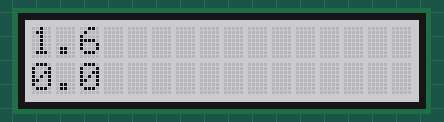
Simulated run of this program. Board: Raspberry Pi Pico running MicroPython. On the bench: 16×2 character LCD. Library files of the repository ran but are not shown: ina219.py.

Above: at 0.2 s.

The program:

voltage_meter_mode.py
```python
import modules.ina219
import modules.RGB1602 as l
import time
from machine import I2C, Pin

lcd = l.RGB1602(16,2)
i2c = I2C(1, scl=Pin(7), sda=Pin(6), freq=100000)
SHUNT_OHMS = 0.1
ina = modules.ina219.INA219(SHUNT_OHMS, i2c)
while True:
    lcd.setCursor(0,0)
    lcd.printout(str(ina.current()))
    lcd.setCursor(0,1)
    lcd.printout(str(ina.bus_voltage()))
    time.sleep(0.1)
```

RGB1602.py
```python
# -*- coding: utf-8 -*-
import time
from machine import Pin,I2C
import modules.characterSets as charSets

RGB1602_SDA = Pin(4)
RGB1602_SCL = Pin(5)

RGB1602_I2C = I2C(0,sda = RGB1602_SDA,scl = RGB1602_SCL ,freq = 400000)

#Device I2C Arress
LCD_ADDRESS   =  (0x7c>>1)
RGB_ADDRESS   =  (0xc0>>1)

#color define

REG_RED    =     0x04
REG_GREEN  =     0x03
REG_BLUE   =     0x02
REG_MODE1  =     0x00
REG_MODE2  =     0x01
REG_OUTPUT =     0x08
LCD_CLEARDISPLAY = 0x01
LCD_RETURNHOME = 0x02
LCD_ENTRYMODESET = 0x04
LCD_DISPLAYCONTROL = 0x08
LCD_CURSORSHIFT = 0x10
LCD_FUNCTIONSET = 0x20
LCD_SETCGRAMADDR = 0x40
LCD_SETDDRAMADDR = 0x80

#flags for display entry mode
LCD_ENTRYRIGHT = 0x00
LCD_ENTRYLEFT = 0x02
LCD_ENTRYSHIFTINCREMENT = 0x01
LCD_ENTRYSHIFTDECREMENT = 0x00

#flags for display on/off control
LCD_DISPLAYON = 0x04
LCD_DISPLAYOFF = 0x00
LCD_CURSORON = 0x02
LCD_CURSOROFF = 0x00
LCD_BLINKON = 0x01
LCD_BLINKOFF = 0x00

#flags for display/cursor shift
LCD_DISPLAYMOVE = 0x08
LCD_CURSORMOVE = 0x00
LCD_MOVERIGHT = 0x04
LCD_MOVELEFT = 0x00

#flags for function set
LCD_8BITMODE = 0x10
LCD_4BITMODE = 0x00
LCD_2LINE = 0x08
LCD_1LINE = 0x00
LCD_5x8DOTS = 0x00


class RGB1602:
  def __init__(self, col, row):
    self._row = row
    self._col = col

    self._showfunction = LCD_4BITMODE | LCD_1LINE | LCD_5x8DOTS;
    self.begin(self._row,self._col)


  def command(self,cmd):
    RGB1602_I2C.writeto_mem(LCD_ADDRESS, 0x80, chr(cmd))

  def write(self,data):
    RGB1602_I2C.writeto_mem(LCD_ADDRESS, 0x40, chr(data))

  def setReg(self,reg,data):
    RGB1602_I2C.writeto_mem(RGB_ADDRESS, reg, chr(data))


  def setRGB(self,r,g,b):
    self.setReg(REG_RED,r)
    self.setReg(REG_GREEN,g)
    self.setReg(REG_BLUE,b)

  def setCursor(self,col,row):
    if(row == 0):
      col|=0x80
    else:
      col|=0xc0;
    RGB1602_I2C.writeto(LCD_ADDRESS, bytearray([0x80,col]))

  def clear(self):
    self.command(LCD_CLEARDISPLAY)
    time.sleep(0.002)

  def printout(self,arg):
    if(isinstance(arg,int)):
      arg=str(arg)

    for x in bytearray(arg,'utf-8'):
      self.write(x)


  def display(self):
    self._showcontrol |= LCD_DISPLAYON
    self.command(LCD_DISPLAYCONTROL | self._showcontrol)


  def begin(self,cols,lines):
    if (lines > 1):
        self._showfunction |= LCD_2LINE

    self._numlines = lines
    self._currline = 0


    time.sleep(0.05)


    # Send function set command sequence
    self.command(LCD_FUNCTIONSET | self._showfunction)
    #delayMicroseconds(4500);  # wait more than 4.1ms
    time.sleep(0.005)
    # second try
    self.command(LCD_FUNCTIONSET | self._showfunction);
    #delayMicroseconds(150);
    time.sleep(0.005)
    # third go
    self.command(LCD_FUNCTIONSET | self._showfunction)
    # finally, set # lines, font size, etc.
    self.command(LCD_FUNCTIONSET | self._showfunction)
    # turn the display on with no cursor or blinking default
    self._showcontrol = LCD_DISPLAYON | LCD_CURSOROFF | LCD_BLINKOFF
    self.display()
    # clear it off
    self.clear()
    # Initialize to default text direction (for romance languages)
    self._showmode = LCD_ENTRYLEFT | LCD_ENTRYSHIFTDECREMENT
    # set the entry mode
    self.command(LCD_ENTRYMODESET | self._showmode);
    # backlight init
    self.setReg(REG_MODE1, 0)
    # set LEDs controllable by both PWM and GRPPWM registers
    self.setReg(REG_OUTPUT, 0xFF)
    # set MODE2 values
    # 0010 0000 -> 0x20  (DMBLNK to 1, ie blinky mode)
    self.setReg(REG_MODE2, 0x20)
    charSets.default(self)
    self.setColorWhite()

  def create_custom_char(self, location, charmap):
    location &= 0x7
    self.command(LCD_SETCGRAMADDR | (location << 3))
    for i in range(8):
        self.write(charmap[i])

  def setColorWhite(self):
    self.setRGB(255, 255, 255)
```

characterSets.py
```python
def default(lcd):
    degree_char = [
      0b00111,
      0b00101,
      0b00111,
      0b00000,
      0b00000,
      0b00000,
      0b00000,
      0b00000
    ]
    heart_char = [
      0b00000,
      0b01010,
      0b11111,
      0b11111,
      0b01110,
      0b00100,
      0b00000,
      0b00000
    ]
    sadFace_char = [
      0b00000,
      0b01010,
      0b00000,
      0b01110,
      0b10001,
      0b00000,
      0b00000,
      0b00000
    ]
    happyFace_char = [
      0b00000,
      0b01010,
      0b00000,
      0b10001,
      0b01110,
      0b00000,
      0b00000,
      0b00000
    ]
    checkmark_char = [
      0b00000,
      0b00001,
      0b00010,
      0b10100,
      0b01000,
      0b00000,
      0b00000,
      0b00000
    ]
    x_char = [
      0b00000,
	    0b00000,
	    0b01010,
	    0b00100,
	    0b01010,
	    0b00000,
	    0b00000,
	    0b00000
    ]
    battery = [
      0b00000,
      0b00100,
      0b01110,
      0b01010,
      0b01010,
      0b01010,
      0b01110,
      0b00000
    ]
    full_char = [
        0b11111,
	    0b11111,
	    0b11111,
	    0b11111,
	    0b11111,
	    0b11111,
	    0b11111,
	    0b11111
    ]
    lcd.create_custom_char(0,degree_char)
    lcd.create_custom_char(1,heart_char)
    lcd.create_custom_char(2,sadFace_char)
    lcd.create_custom_char(3,happyFace_char)
    lcd.create_custom_char(4,checkmark_char)
    lcd.create_custom_char(5,x_char)
    lcd.create_custom_char(6,battery)
    lcd.create_custom_char(7,full_char)
```
